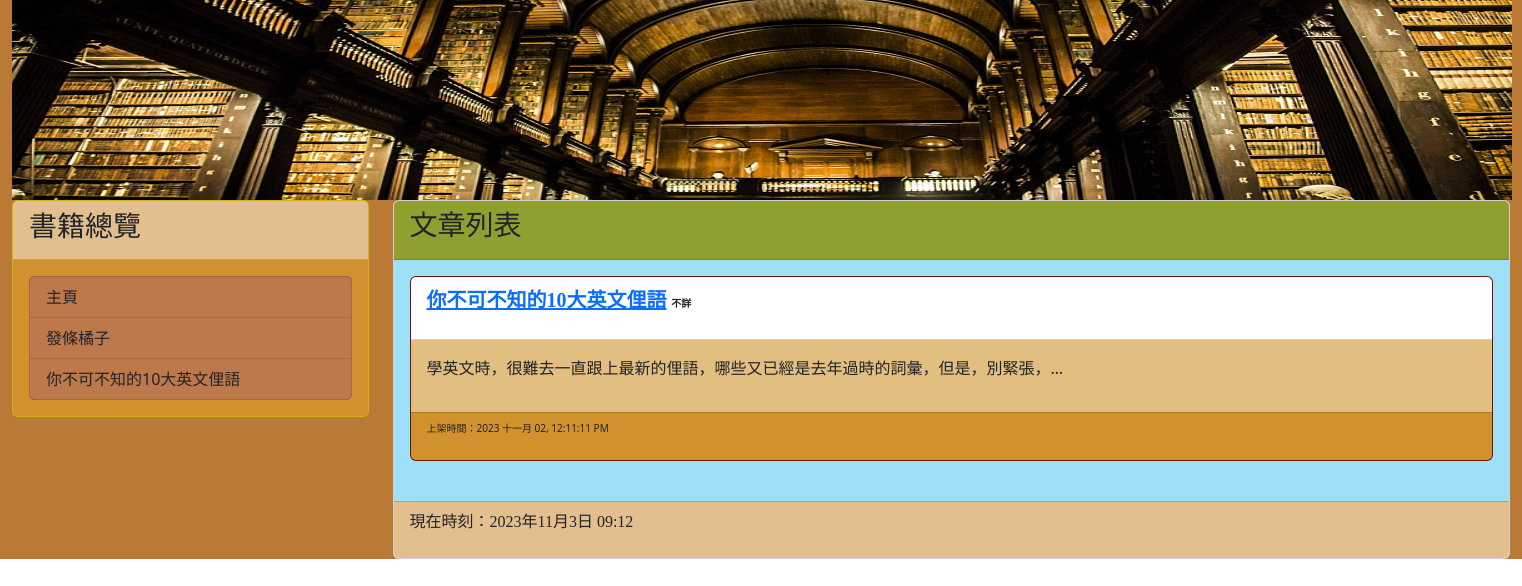
/, run on an earlier commit of the app's database.
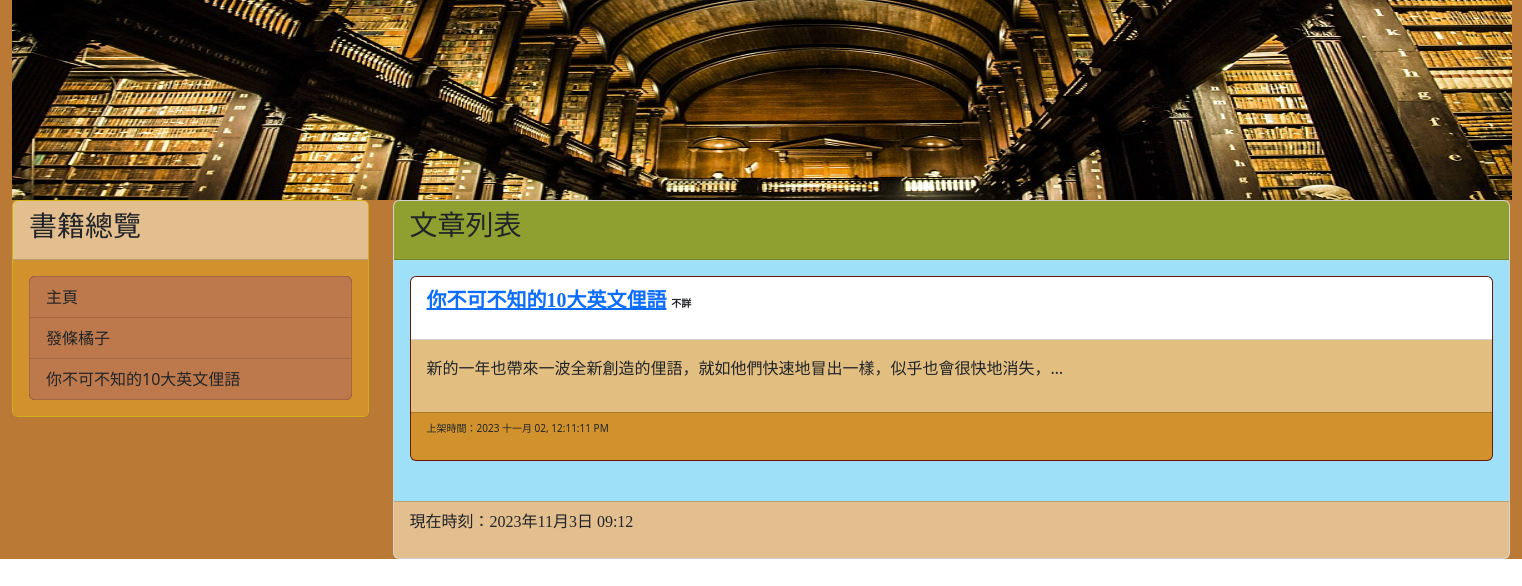
And on a later commit of the database.
### mysite/models.py (models this page shows, shortened)
class Post(models.Model):
    title = models.CharField(max_length=200)
    author = models.CharField(max_length=200, default="不詳")
    slug = models.CharField(max_length=200)
    body = models.TextField()
    pub_date = models.DateTimeField(auto_now_add=True)
    class Meta:
        ordering = ('-pub_date',)

### mysite/views.py (the view)
# urls.py: path('',mv.homepage,name="homepage"),
def homepage(request):
    posts=Post.objects.all()
    now = datetime.now()
    return render(request, 'index.html',locals())

### templates/index.html (shortened to what this page needs)
{% extends 'base2.html' %}
{% block headmessage %}
    <h3 style='font-family:微軟正黑體;'>文章列表</a>
{% endblock %}
{% block content %}
{% for post in posts %}
<div class='card' style='background-color:#821b0d'>
    <div class='card-header' style='background-color:#ffffff'>
        <p style='font-family:微軟正黑體;font-size:14pt;font-weight:bold;'>
            <a href='/post/{{post.slug}}' style="font-size:20px;">{{ post.title }}</a>
            <a style="font-size:10px;"> {{ post.author }}<a>
        </p>
    </div>
    <div class='card-body' style='background-color:#e3be81' style="font-size:15px;">
        <p>
        {{ post.body | truncatechars:40 }}
        </p>
    </div>
    <div class='card-footer'  style='background-color:#d1922e'>
        <p style="font-size:10px;">
            上架時間：{{ post.pub_date | date:"Y M d, h:m:s A"}}
        </p>
    </div>
</div>
<br>
{% endfor %}
{% endblock %}

### templates/base2.html (shortened to what this page needs)
<!DOCTYPE>
<html>
<head>
    <link href="https://cdn.jsdelivr.net/npm/bootstrap@5.2.2/dist/css/bootstrap.min.css" rel="stylesheet">
</head>
<body style='background: color #c29c6b;'>
    <div class="container-fluid" style='background-color:#ba7a36'>
        {% include 'header.html' %}
        <div class="row">
            <div class="col-sm-3 col-md-3">
                <div class="card" style='background-color:rgb(252, 215, 30)'>
                    <div class="card-header" style='background-color:#e3be8e'>
                        <h3>書籍總覽</h3>
                    </div>
                    <div class="card-body" style='background-color:#d1922e'>
                        <div class='list-group' style='background-color:#820e8d'>
                            <a href='/' class='list-group-item' style='background-color:#bd794b'>主頁</a>
                            <a href='http://127.0.0.1:8000/post/book_orange/' class='list-group-item' style='background-color:#bd794b'>發條橘子</a>
                            <a href='http://127.0.0.1:8000/post/Book_MyEF/' class='list-group-item' style='background-color:#bd794b'>你不可不知的10大英文俚語</a>
                        </div>
                    </div>
                </div>
            </div>
            <div class="col-sm-9 col-md-9">
                <div class="card">
                    <div class="card-header" style='background-color:#8fa030'>
                        {% block headmessage %}
                        {% endblock %}
                    </div>
                    <div class="card-body" style='background-color:#9ee0f7'>
                        {% block content %} {% endblock %}
                    </div>
                    <div class="card-footer" style='background-color:#e3be8e'>
                        {% include 'footer.html' %}
                    </div>
                </div>
            </div>
        </div>
    </div>
</body>
</html>

### templates/header.html (shortened to what this page needs)
{% load static %}
<div class='well image-container'>
    <img src="{% static "images/123.jpg" %}">
</div>

### templates/footer.html
{% block footer %}
    {% if now %}
    <p style='font-family:微軟正黑體;'>現在時刻：{{ now }}</p>
    {% else %}
    <p style='font-family:微軟正黑體;'>本文內容取自網路，如有侵權請來信通知下架</p>
    {% endif %}
{% endblock %}

### templates/header.html (style rules this page uses)
.image-container img { width: 1500px; height: 200px; }

What changed in the data, as far as the page shows it:
changed Post "你不可不知的10大英文俚語": body "學英文時，很難去一直跟上最新的俚語，哪些又已經是去年過時的詞彙，但是，別緊張，…" → "新的一年也帶來一波全新創造的俚語，就如他們快速地冒出一樣，似乎也會很快地消失，…"
